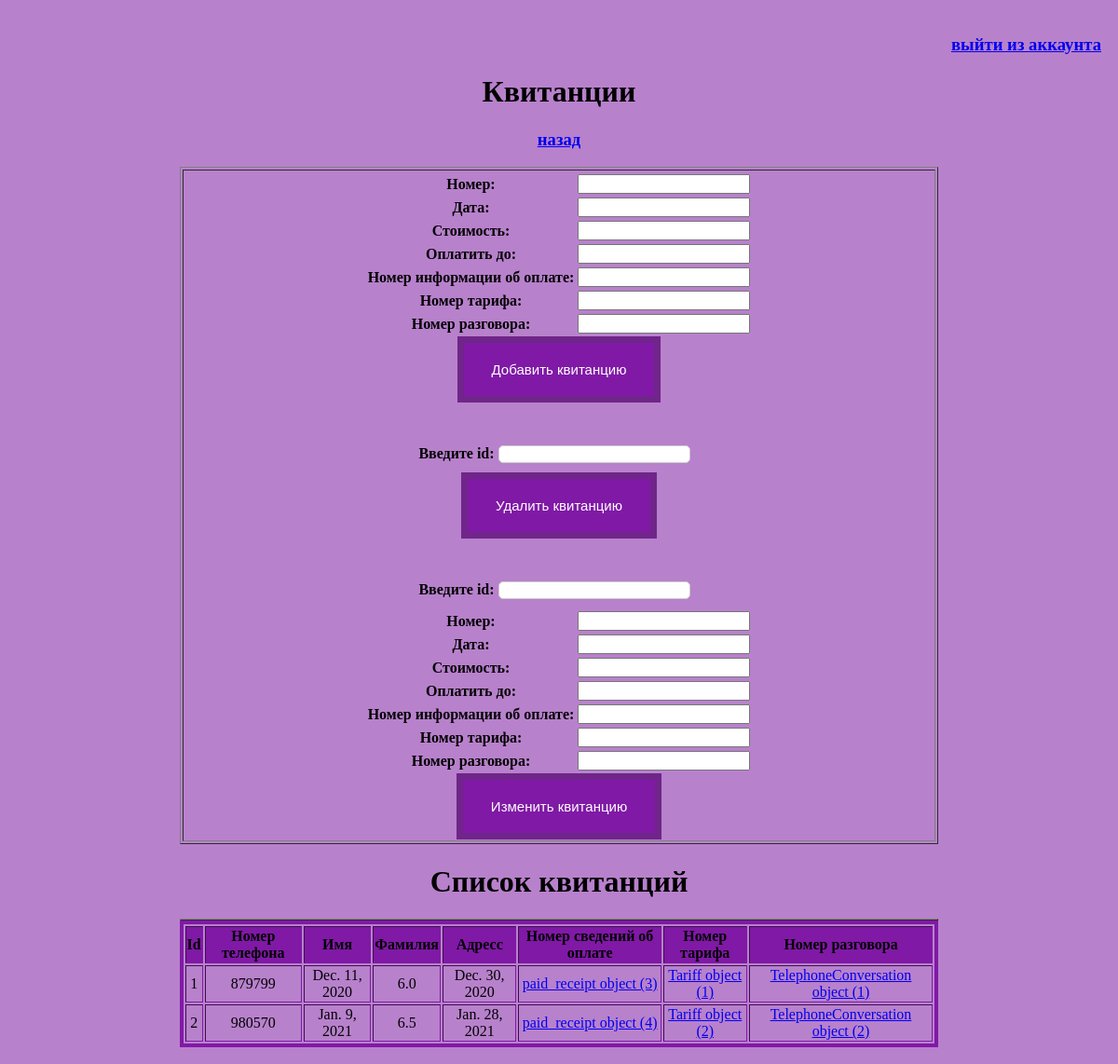
Screenshot of /receipt/ with the database file from the repository.
### LDCCompany/models.py (models this page shows)
class Receipt(models.Model):
    number = models.CharField(max_length=45)
    date = models.DateField()
    cost = models.FloatField()
    payment_term = models.DateField()
    id_paid = models.ForeignKey('paid_receipt', on_delete=models.CASCADE)
    id_tariff = models.ForeignKey('Tariff', on_delete=models.CASCADE)
    id_tconversation = models.ForeignKey('TelephoneConversation', on_delete=models.CASCADE)
    objects = models.Manager()

class paid_receipt(models.Model):
    id_receipt = models.IntegerField()
    payment = models.CharField(max_length=45)
    objects = models.Manager()

class Tariff(models.Model):
    date = models.DateField()
    settlment = models.CharField(max_length=45)
    cost_per_minute = models.FloatField()
    preferential_cost = models.FloatField()
    objects = models.Manager()

class TelephoneConversation(models.Model):
    date = models.DateField()
    city = models.CharField(max_length=45)
    number = models.CharField(max_length=45)
    call_duration = models.FloatField()
    id_conversation = models.IntegerField()
    objects = models.Manager()

### LDCCompany/views.py (the view)
# urls.py: path('receipt/', views.index_receipt, name='receipt'),
def index_receipt(request):
    form_r = AddRec()
    data = Receipt.objects.all()
    return render(request, "LDCCompany/Template_Receipt.html", {"form":form_r, "data_show":data})

### LDCCompany/forms.py
class AddRec(forms.Form):
    number = forms.CharField(label="Номер")
    date = forms.DateField(label="Дата")
    cost = forms.FloatField(label="Стоимость")
    payment_term = forms.DateField(label="Оплатить до")
    id_paid = forms.IntegerField(label="Номер информации об оплате")
    id_tariff = forms.IntegerField(label="Номер тарифа")
    id_tconversation = forms.IntegerField(label="Номер разговора")

### templates/LDCCompany/Template_Receipt.html (shortened to what this page needs)
<!DOCTYPE html>
<html>
<head>
</head>
<body class="container">
    <div id="header" >
        <h3 align="right"><a href="/admin/logout/">выйти из аккаунта</a></h3>
        <h1 align="center">Квитанции<h1>
        <h3 align="center"><a href = "{% url 'home' %}">назад</a></h3>
    </div>
<table border="1" width="70%" align="center">
    <tr>
        <th align="center" width="50%">
    <form method="POST" action="addr/">
        <table>
            {{ form }}
        </table>
        <input class="button" type="submit" value="Добавить квитанцию">
    </form>
    <br>
    <br>
    <form method="POST" action="delr/">
        <label>Введите id: </label>
        <input class = 'myfield' type= "number" name="delname" ><br>
        <input class="button" type= "submit" value="Удалить квитанцию">
    </form>
    <br>
    <br>
    <form method="POST" action="upr/">
        <label>Введите id: </label>
        <input class = 'myfield' type= "number" name="upname"><br>
        <table>
            {{ form }}
        </table>
        <input class="button" type= "submit" value="Изменить квитанцию">
    </form>
    </table>
    <th align="center" width="50%">
        <h1 align="center"> Список квитанций</h1>
    <table border="1" width="70%" align="center">
    <tr>
    <form method="POST" action="show/">
        <table id='b' border=1 width="70%" align="center">
            <tr align="center" bgcolor="#8019a6">
                <th>Id</th>
                <th>Номер телефона</th>
                <th>Имя</th>
                <th>Фамилия</th>
                <th>Адресс</th>
                <th>Номер сведений об оплате</th>
                <th>Номер тарифа</th>
                <th>Номер разговора</th>
            </tr>
        {% for i in data_show %}
            <tr align="center">
                <td>{{ i.id }}</td>
                <td>{{ i.number }}</td>
                <td>{{ i.date }}</td>
                <td>{{ i.cost }}</td>
                <td>{{ i.payment_term }}</td>
                <td> <a href="{% url 'paid' %}"> {{ i.id_paid }}</td>
                <td> <a href="{% url 'tariff' %}"> {{ i.id_tariff }}</td>
                <td> <a href="{% url 'conversation' %}"> {{ i.id_tconversation }}</td>
            </tr>
        {% endfor %}
        </table>
    </form>
        </th>
</body>
</html>

### templates/LDCCompany/Template_Receipt.html (style rules this page uses)
.myfield { border:1px solid #ccc; border-radius:5px; height:15px; width:200px; margin: 10px 10px 10px 0; text-align: center; }
.button { background-color: #8019a6; border: 7px solid #6f258a; color: white; padding: 20px 30px; text-align: center; text-decoration: none; display: inline-block; font-size: 15px; }
body { background: #b881cc ; padding: 10px; background-repeat: no-repeat; }
label { font-family: Times New Roman; }
td { font-family: Calibri; }
th { font-family: Calibri; }
#b { border: 4px solid #8019a6; }

### rows the page displays
Receipt: id "1", number "879799", date "Dec. 11, 2020", cost "6.0", payment_term "Dec. 30, 2020", id_paid "paid_receipt object (3)", id_tariff "Tariff object (1)", id_tconversation "TelephoneConversation object (1)"
Receipt: id "2", number "980570", date "Jan. 9, 2021", cost "6.5", payment_term "Jan. 28, 2021", id_paid "paid_receipt object (4)", id_tariff "Tariff object (2)", id_tconversation "TelephoneConversation object (2)"
